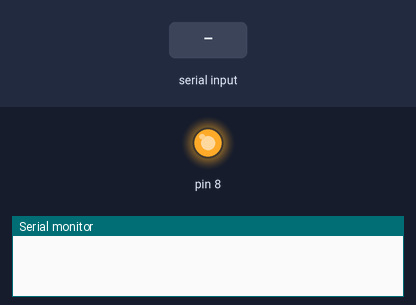
Bench run of a sketch on a simulated Arduino Uno, built with avr-gcc and run on an emulated ATmega328P. On the bench: output pins drawn as LEDs (lit = HIGH), the last lines printed to the serial monitor. The inputs (shaded band) are chosen by the test bench. The modem accepts every AT command (registered, SIM ready, sends succeed) and sends nothing else.

Above: at 0.1 s.
At 6.2 s:
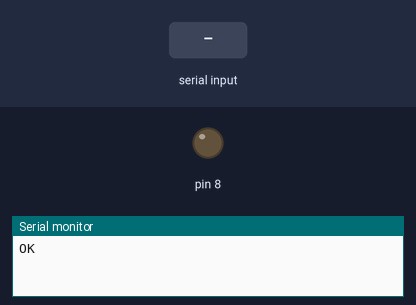
6.3 s: "1" received over the second serial link
Timing chart, 0 to 9.3 s (numbered marks = the images above; inputs shaded):
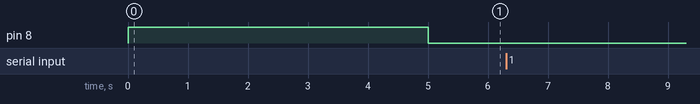

The sketch:

GPS.ino
```cpp
#include <SoftwareSerial.h>
SoftwareSerial mySerial(6, 7);

void setup() {
  Serial.begin(9600);
  mySerial.begin(9600);

  // boot by pin 8
  pinMode(8, OUTPUT);
  digitalWrite(8, HIGH);
  delay(5000);
  digitalWrite(8, LOW);
}


void loop() {


  mySerial.println("AT+CGPSPWR=1\r\n");
  delay(100);
  ShowSerialData();

  delay(1000);

  mySerial.println("AT+CGNSPWR=1\r\n");
  delay(100);
  ShowSerialData();

  delay(1000);
  mySerial.println("AT+CGPSPWR?\r\n");
  delay(100);
  ShowSerialData();

  delay(1000);

  mySerial.println("AT+CGNSPWR?\r\n");
  delay(100);
  ShowSerialData();

  mySerial.println("AT+CREG?\r\n");
  delay(100);
  ShowSerialData();

  mySerial.println("AT+CPIN?\r\n");
  delay(100);
  ShowSerialData();

  delay(10000);
}

void ShowSerialData()
{
  while (mySerial.available() != 0)
    Serial.write(mySerial.read());
}
```
